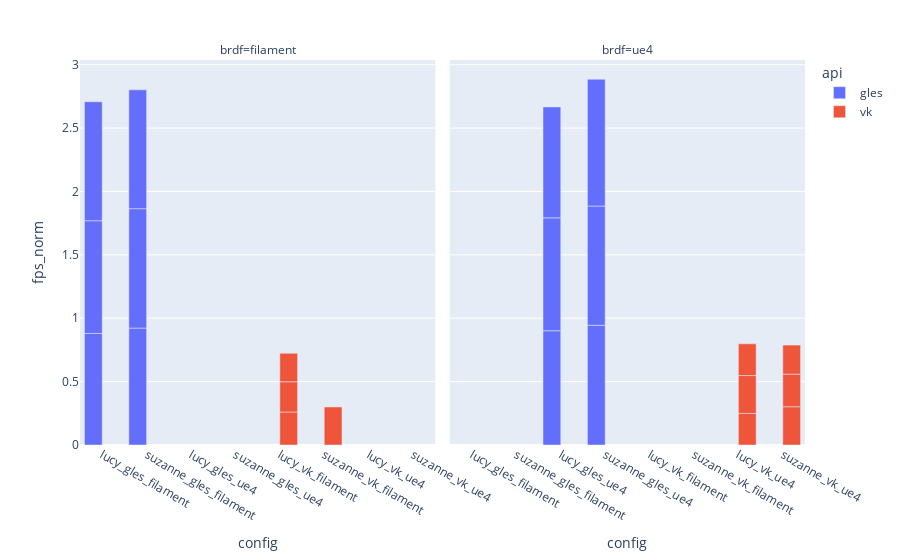

Write notebook code for a chart like this one.
### Code cell
fig = px.bar(df, y = "fps_norm", x = "config", color = "api", facet_col="brdf", barmode="group")
fig

### Figure 1 — Plotly figure (JSON) as saved in the notebook; plotly's stock layout.template omitted (floating-point values rounded to 4 significant figures)
{"data": [{"alignmentgroup": "True", "hovertemplate": "api=gles<br>brdf=filament<br>config=%{x}<br>fps_norm=%{y}<extra></extra>", "legendgroup": "gles", "marker": {"color": "#636efa", "pattern": {"shape": ""}}, "name": "gles", "offsetgroup": "gles", "orientation": "v", "showlegend": true, "textposition": "auto", "type": "bar", "x": ["lucy_gles_filament", "lucy_gles_filament", "lucy_gles_filament", "suzanne_gles_filament", "suzanne_gles_filament", "suzanne_gles_filament"], "xaxis": "x", "y": [0.8803, 0.8889, 0.9385, 0.9223, 0.942, 0.9373], "yaxis": "y"}, {"alignmentgroup": "True", "hovertemplate": "api=gles<br>brdf=ue4<br>config=%{x}<br>fps_norm=%{y}<extra></extra>", "legendgroup": "gles", "marker": {"color": "#636efa", "pattern": {"shape": ""}}, "name": "gles", "offsetgroup": "gles", "orientation": "v", "showlegend": false, "textposition": "auto", "type": "bar", "x": ["lucy_gles_ue4", "lucy_gles_ue4", "lucy_gles_ue4", "suzanne_gles_ue4", "suzanne_gles_ue4", "suzanne_gles_ue4"], "xaxis": "x2", "y": [0.9009, 0.8911, 0.875, 0.9444, 0.9408, 1], "yaxis": "y2"}, {"alignmentgroup": "True", "hovertemplate": "api=vk<br>brdf=filament<br>config=%{x}<br>fps_norm=%{y}<extra></extra>", "legendgroup": "vk", "marker": {"color": "#EF553B", "pattern": {"shape": ""}}, "name": "vk", "offsetgroup": "vk", "orientation": "v", "showlegend": true, "textposition": "auto", "type": "bar", "x": ["lucy_vk_filament", "lucy_vk_filament", "lucy_vk_filament", "suzanne_vk_filament", "suzanne_vk_filament", "suzanne_vk_filament"], "xaxis": "x", "y": [0.2602, 0.2387, 0.2247, 0, 7.931e-05, 0.3], "yaxis": "y"}, {"alignmentgroup": "True", "hovertemplate": "api=vk<br>brdf=ue4<br>config=%{x}<br>fps_norm=%{y}<extra></extra>", "legendgroup": "vk", "marker": {"color": "#EF553B", "pattern": {"shape": ""}}, "name": "vk", "offsetgroup": "vk", "orientation": "v", "showlegend": false, "textposition": "auto", "type": "bar", "x": ["lucy_vk_ue4", "lucy_vk_ue4", "lucy_vk_ue4", "suzanne_vk_ue4", "suzanne_vk_ue4", "suzanne_vk_ue4"], "xaxis": "x2", "y": [0.249, 0.2989, 0.2502, 0.3018, 0.2574, 0.2287], "yaxis": "y2"}], "layout": {"annotations": [{"font": {}, "showarrow": false, "text": "brdf=filament", "x": 0.245, "xanchor": "center", "xref": "paper", "y": 1, "yanchor": "bottom", "yref": "paper"}, {"font": {}, "showarrow": false, "text": "brdf=ue4", "x": 0.755, "xanchor": "center", "xref": "paper", "y": 1, "yanchor": "bottom", "yref": "paper"}], "autosize": true, "barmode": "group", "legend": {"title": {"text": "api"}, "tracegroupgap": 0}, "margin": {"t": 60}, "xaxis": {"anchor": "y", "autorange": true, "domain": [0, 0.49], "range": [-0.5, 7.5], "title": {"text": "config"}, "type": "category"}, "xaxis2": {"anchor": "y2", "autorange": true, "domain": [0.51, 1], "matches": "x", "range": [-0.5, 7.5], "title": {"text": "config"}, "type": "category"}, "yaxis": {"anchor": "x", "autorange": true, "domain": [0, 1], "range": [0, 3.037], "title": {"text": "fps_norm"}, "type": "linear"}, "yaxis2": {"anchor": "x2", "autorange": true, "domain": [0, 1], "matches": "y", "range": [0, 3.037], "showticklabels": false, "type": "linear"}}}
